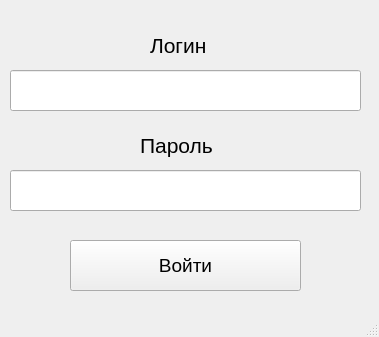
<?xml version="1.0" encoding="UTF-8"?>
<ui version="4.0">
 <class>Avtorisation</class>
 <widget class="QMainWindow" name="Avtorisation">
  <property name="geometry">
   <rect>
    <x>0</x>
    <y>0</y>
    <width>379</width>
    <height>337</height>
   </rect>
  </property>
  <property name="windowTitle">
   <string>Авторизация</string>
  </property>
  <widget class="QWidget" name="centralwidget">
   <widget class="QPushButton" name="AvtorisationBTN">
    <property name="geometry">
     <rect>
      <x>70</x>
      <y>240</y>
      <width>231</width>
      <height>51</height>
     </rect>
    </property>
    <property name="font">
     <font>
      <pointsize>14</pointsize>
     </font>
    </property>
    <property name="text">
     <string>Войти</string>
    </property>
   </widget>
   <widget class="QLineEdit" name="PasswordTB">
    <property name="geometry">
     <rect>
      <x>10</x>
      <y>170</y>
      <width>351</width>
      <height>41</height>
     </rect>
    </property>
    <property name="font">
     <font>
      <pointsize>14</pointsize>
     </font>
    </property>
    <property name="autoFillBackground">
     <bool>false</bool>
    </property>
    <property name="echoMode">
     <enum>QLineEdit::EchoMode::Password</enum>
    </property>
   </widget>
   <widget class="QLabel" name="PasswordLb">
    <property name="geometry">
     <rect>
      <x>140</x>
      <y>130</y>
      <width>101</width>
      <height>31</height>
     </rect>
    </property>
    <property name="font">
     <font>
      <pointsize>16</pointsize>
     </font>
    </property>
    <property name="text">
     <string>Пароль</string>
    </property>
   </widget>
   <widget class="QLabel" name="LoginLb">
    <property name="geometry">
     <rect>
      <x>150</x>
      <y>30</y>
      <width>101</width>
      <height>31</height>
     </rect>
    </property>
    <property name="font">
     <font>
      <pointsize>16</pointsize>
     </font>
    </property>
    <property name="text">
     <string>Логин</string>
    </property>
   </widget>
   <widget class="QLineEdit" name="LoginTB">
    <property name="geometry">
     <rect>
      <x>10</x>
      <y>70</y>
      <width>351</width>
      <height>41</height>
     </rect>
    </property>
    <property name="font">
     <font>
      <pointsize>14</pointsize>
     </font>
    </property>
   </widget>
  </widget>
  <widget class="QMenuBar" name="menubar">
   <property name="geometry">
    <rect>
     <x>0</x>
     <y>0</y>
     <width>379</width>
     <height>22</height>
    </rect>
   </property>
  </widget>
  <widget class="QStatusBar" name="statusbar"/>
 </widget>
 <resources/>
 <connections/>
</ui>
